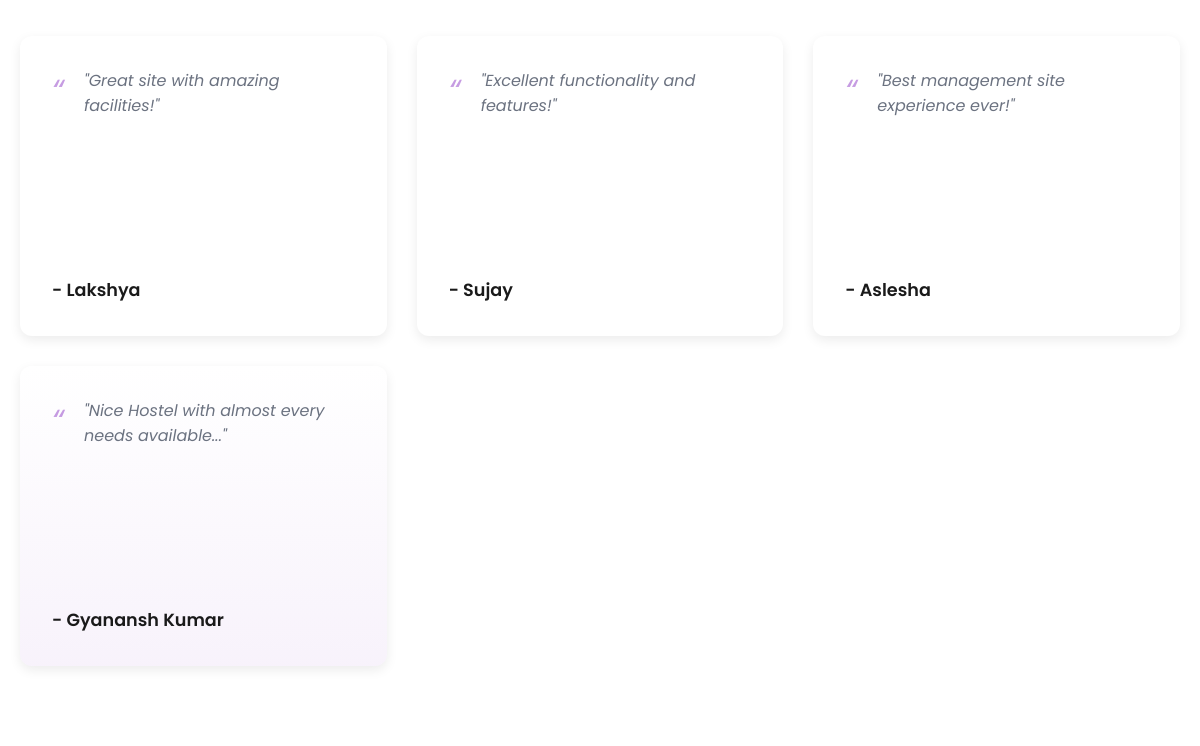
Page /about/ (lower part) on the earlier database version.
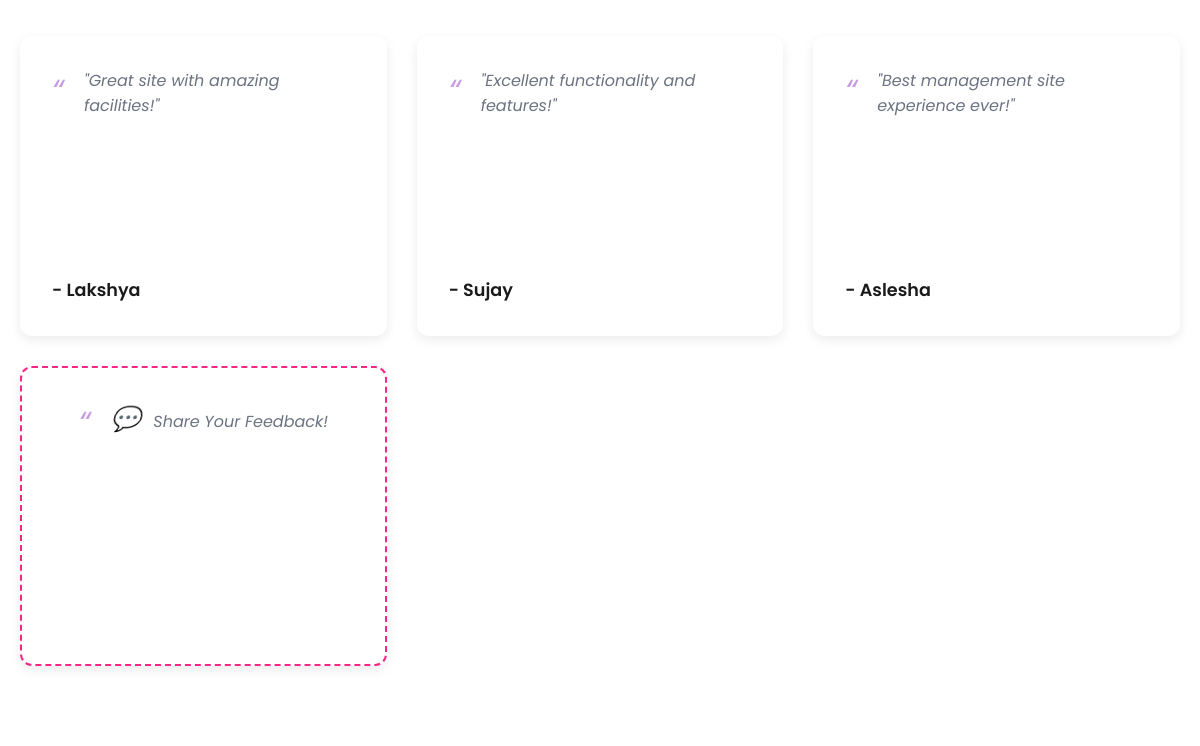
Same page on the later database version.
### Hostels/models.py (models this page shows, shortened)
class Feedback(models.Model):
    user = models.ForeignKey(CustomUser, on_delete=models.SET_NULL, null=True)
    environment_rating = models.CharField(max_length=20)
    service_rating = models.IntegerField()
    comments = models.TextField()
    hostel = models.CharField(max_length=50)
    submitted_at = models.DateTimeField(auto_now_add=True)

class CustomUser(AbstractUser):
    username = None  # Remove username field
    email = models.EmailField(unique=True)
    roll_number = models.CharField(max_length=20, blank=True, null=True,unique=True)  # Optional field
    USERNAME_FIELD = 'email'
    REQUIRED_FIELDS = ['first_name', 'last_name','roll_number']  # roll_number is optional
    objects = CustomUserManager()

### Hostels/views.py (the view)
# urls.py: path('about/', views.about, name='about'),
def about(request):
    feedbacks = Feedback.objects.all().order_by('-submitted_at')
    return render(request, 'Rooms_about.html', {'feedbacks': feedbacks})

### Hostels/templates/Rooms_about.html (shortened to what this page needs)
{% extends 'Rooms_base.html' %}
{% load static %}
{% block content %}
<link rel="stylesheet" href="{% static 'css/Rooms_about.css' %}">
<br>
<section class="rating-section">
    <div class="container">
        <div class="row">
            <div class="col-12 col-md-6 col-lg-4">
                <div class="review-box">
                    <p>"Great site with amazing facilities!"</p>
                    <h5>- Lakshya</h5>
                </div>
            </div>
            <div class="col-12 col-md-6 col-lg-4">
                <div class="review-box">
                    <p>"Excellent functionality and features!"</p>
                    <h5>- Sujay</h5>
                </div>
            </div>
            <div class="col-12 col-md-6 col-lg-4">
                <div class="review-box">
                    <p>"Best management site experience ever!"</p>
                    <h5>- Aslesha</h5>
                </div>
            </div>
            {% for feedback in feedbacks %}
            <div class="col-12 col-md-6 col-lg-4">
                <div class="review-box feedback-entry">
                    <p>"{{ feedback.comments }}"</p>
                    <h5>- {% if feedback.user %}{{ feedback.user.get_full_name }}{% else %}Anonymous{% endif %}</h5>
                </div>
            </div>
            {% empty %}
            <div class="col-12 col-md-6 col-lg-4">
                <div class="review-box no-feedback">
                    <p class="no-feedback-text"><span class="feedback-icon">💬</span> Share Your Feedback!</p>
                </div>
            </div>
            {% endfor %}
        </div>
    </div>
</section>
{% endblock %}

Differences in the rows shown:
removed Feedback: comments "Nice Hostel with almost every needs available...", user.get_full_name "Gyanansh Kumar"
Other differences:
text now shown: "💬 Share Your Feedback!"
